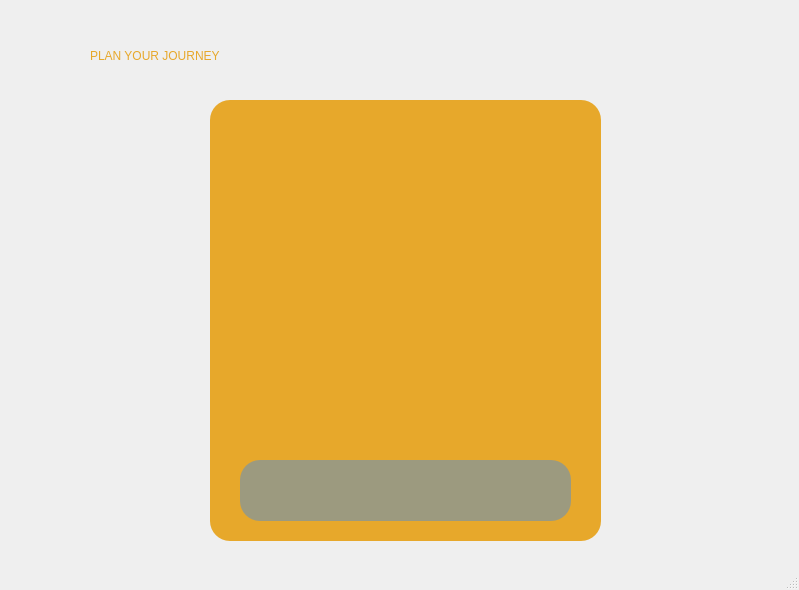
<?xml version="1.0" encoding="UTF-8"?>
<ui version="4.0">
 <class>MainWindow</class>
 <widget class="QMainWindow" name="MainWindow">
  <property name="geometry">
   <rect>
    <x>0</x>
    <y>0</y>
    <width>799</width>
    <height>590</height>
   </rect>
  </property>
  <property name="windowTitle">
   <string>MainWindow</string>
  </property>
  <widget class="QWidget" name="centralwidget">
   <widget class="QLabel" name="label">
    <property name="geometry">
     <rect>
      <x>0</x>
      <y>0</y>
      <width>801</width>
      <height>591</height>
     </rect>
    </property>
    <property name="styleSheet">
     <string notr="true">background-image: url(:/newPrefix/londonbackdrop.jpg);</string>
    </property>
    <property name="text">
     <string/>
    </property>
    <property name="scaledContents">
     <bool>false</bool>
    </property>
    <property name="margin">
     <number>0</number>
    </property>
   </widget>
   <widget class="QFrame" name="frame">
    <property name="geometry">
     <rect>
      <x>210</x>
      <y>100</y>
      <width>391</width>
      <height>441</height>
     </rect>
    </property>
    <property name="styleSheet">
     <string notr="true">background-color: rgb(231, 168, 43);
border-radius: 20px;</string>
    </property>
    <property name="frameShape">
     <enum>QFrame::StyledPanel</enum>
    </property>
    <property name="frameShadow">
     <enum>QFrame::Raised</enum>
    </property>
    <widget class="QLabel" name="stations">
     <property name="geometry">
      <rect>
       <x>30</x>
       <y>20</y>
       <width>331</width>
       <height>301</height>
      </rect>
     </property>
     <property name="text">
      <string/>
     </property>
    </widget>
    <widget class="QPlainTextEdit" name="plainTextEdit">
     <property name="geometry">
      <rect>
       <x>30</x>
       <y>360</y>
       <width>331</width>
       <height>61</height>
      </rect>
     </property>
     <property name="styleSheet">
      <string notr="true">background-color: rgb(156, 154, 127);
font: 14pt &quot;Century Gothic&quot;;</string>
     </property>
    </widget>
   </widget>
   <widget class="QLabel" name="PlanYourJourney">
    <property name="geometry">
     <rect>
      <x>90</x>
      <y>20</y>
      <width>621</width>
      <height>71</height>
     </rect>
    </property>
    <property name="styleSheet">
     <string notr="true">color: rgb(231, 168, 43);
font: 81 30pt &quot;Akira Expanded&quot;;</string>
    </property>
    <property name="text">
     <string>PLAN YOUR JOURNEY</string>
    </property>
   </widget>
  </widget>
  <widget class="QStatusBar" name="statusbar"/>
 </widget>
 <resources>
  <include location="tubemap_background.qrc"/>
  <include location="secondary_background.qrc"/>
 </resources>
 <connections/>
</ui>
